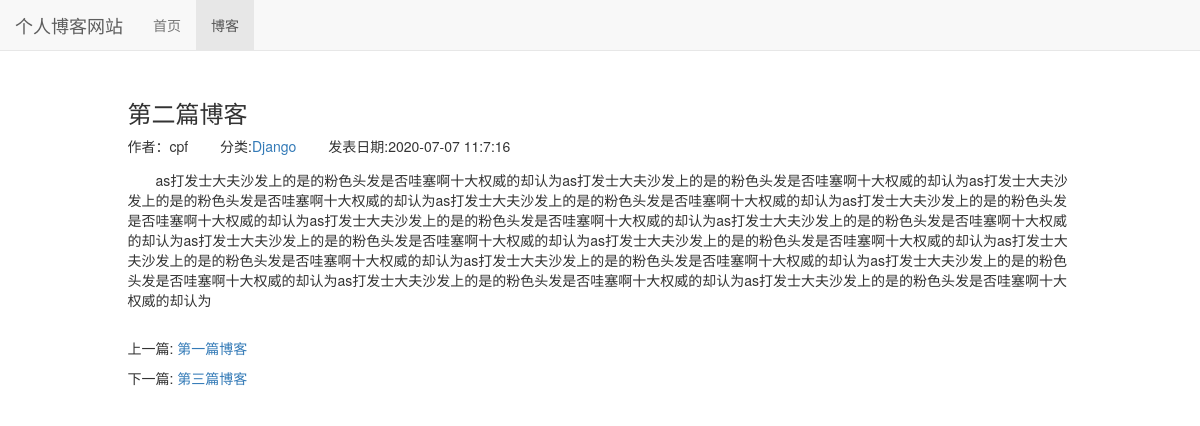
Page /blog/2 on the committed database.
### blog/models.py (models this page shows, shortened)
class Blog(models.Model):
    blog_type = models.ForeignKey(BlogType,on_delete=models.DO_NOTHING)
    title = models.CharField(max_length=50)
    content = models.TextField()
    author = models.ForeignKey(User,on_delete=models.DO_NOTHING,verbose_name='作者')
    created_time = models.DateTimeField(auto_now_add=True,verbose_name='创建日期')
    last_updated_time = models.DateTimeField(auto_now_add=True,verbose_name='更新日期')
    class Meta:
        ordering = ['created_time']

class BlogType(models.Model):
    type_name = models.CharField(max_length = 20)
    def __str__(self):
        return self.type_name

### blog/views.py (the view)
# urls.py: path('<int:blog_id>', views.blog_details,name="详情"),
def blog_details(request,blog_id):
    context = {}
    blogs = get_object_or_404(Blog,id=blog_id)
    context['next_blog'] = Blog.objects.filter(created_time__gt=blogs.created_time).first()
    context['previous_blog'] = Blog.objects.filter(created_time__lt=blogs.created_time).last()
    context['blogs'] = blogs
    return render_to_response('blog/blog_detail.html', context)

### blog/templates/blog/blog_detail.html (shortened to what this page needs)
{% extends 'base.html' %}
 {% load staticfiles %}
{% block header_extends %}
<link rel="stylesheet" href="{% static 'blog/blog.css' %}">
{% endblock %}
{% block content %}
<div class="container">
    <div class="row">
        <div class="col-xs-10 col-xs-offset-1">
            <h3>{{ blogs.title }}</h3>
            <ul class="blog-info-description">
                <li>作者：{{ blogs.author }}</li>
				<li>分类:<a href="{% url 'blogs_with_type' blogs.blog_type.id %}">{{ blogs.blog_type }}</a></li>
                <li>发表日期:{{ blogs.created_time|date:"Y-m-d G:n:s" }}</li>
            </ul>
            <div class="blog-content">{{ blogs.content }}</div>
            <div class="blog-more">
                <p>上一篇:
                    {% if previous_blog %}
                    <a href="{% url '详情' previous_blog.id %}">{{ previous_blog.title }}</a>
                    {% else %}
                        没有了
                    {% endif %}
                </p>
                <p>下一篇:
                    {% if next_blog %}
                    <a href="{% url '详情' next_blog.id %}">{{ next_blog.title }}</a>
                    {% else %}
                        没有了
                    {% endif %}</p>
            </div>
        </div>
    </div>
</div>
{% endblock %}

### static/base.css (style rules this page uses)
* { margin: 0; padding: 0; }
body { margin-top:80px!important; }
ul { list-style-type:none; }

### blog/static/blog/blog.css (style rules this page uses)
div.blog-more { margin-top:2em; }
ul.blog-info-description { list-style-type:none; margin-bottom:1em; }
ul.blog-info-description li { display:inline-block; margin-right:2em; }
div.blog-content { text-indent:2em; }

### rows in the picture
Blog: title "第二篇博客", author "cpf", blog_type "Django", created_time "2020-07-07 11:7:16", content "as打发士大夫沙发上的是的粉色头发是否哇塞啊十大权威的却认为as打发士大夫沙发上的是的粉色头发是否哇塞啊十大权威的却认为as打发士大夫沙发上的是的粉色头发是否哇塞啊十大权威的却认为as打发士大夫沙发上的是的粉色头发是否哇塞啊十大权威的却认为as打发士大夫沙发上的是的粉色头发是否哇塞啊十大权威的却认为as打发士大夫沙发上的是的粉色头发是否哇塞啊十大权威的却认为as打发士大夫沙发上的是的粉色头发是否哇塞啊十大权威的却认为as打发士大夫沙发上的是的粉色头发是否哇塞啊十大权威的却认为as打发士大夫沙发上的是的粉色头发是否哇塞啊十大权威的却认为as打发士大夫沙发上的是的粉色头发是否哇塞啊十大权威的却认为as打发士大夫沙发上的是的粉色头发是否哇塞啊十大权威的却认为as打发士大夫沙发上的是的粉色头发是否哇塞啊十大权威的却认为as打发士大夫沙发上的是的粉色头发是否哇塞啊十大权威的却认为as打发士大夫沙发上的是的粉色头发是否哇塞啊十大权威的却认为"
Blog: title "第一篇博客"
Blog: title "第三篇博客"
